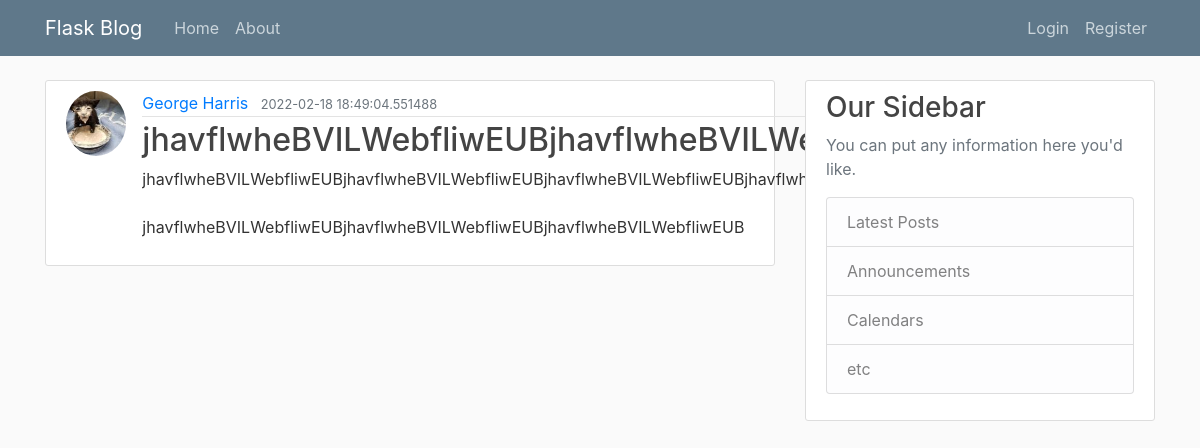
The app's page /post/22 with its own data.
### core/models.py (models this page shows, shortened)
class User(db.Model, UserMixin):
    id = db.Column(db.Integer, primary_key=True)
    username = db.Column(db.String(20), unique=True, nullable=False)
    email = db.Column(db.String(120), unique=True, nullable=False)
    image_file = db.Column(db.String(20), nullable=False, default='default.jpg')
    password = db.Column(db.String(60), nullable=False)
    posts = db.relationship('Post', backref='author', lazy=True)

class Post(db.Model):
    id = db.Column(db.Integer, primary_key=True)
    title = db.Column(db.String(100), nullable=False)
    date_posted = db.Column(db.DateTime, nullable=False, default=datetime.utcnow)
    content = db.Column(db.Text, nullable=False)
    user_id = db.Column(db.Integer, db.ForeignKey('user.id'), nullable=False)

### core/routes.py (the view)
@app.route("/post/<post_id>")
def post(post_id):
    post = Post.query.get_or_404(post_id)
    return render_template('post.html', title=post.title, post=post)

### core/Templates/post.html (shortened to what this page needs)
{% extends "layout.html" %}
{% block content %}
<article class="media content-section">
  <img class="rounded-circle article-img"
    src="{{ url_for('static', filename='profile_pics/' + post.author.image_file) }}">
  <div class="media-body">
    <div class="article-metadata">
      <a class="mr-2" href="{{ url_for('user_posts', username=post.author.username) }}#">{{ post.author.username }}</a>
      <small class="text-muted">{{ post.date_posted }}</small>
    </div>
    <h2 class="article-title">{{ post.title }}</h2>
    <p class="article-content">{{ post.content }}</p>
  </div>
</article>
{% endblock content %}

### core/static/main.css (style rules this page uses)
body { background: #fafafa; color: #333333; margin-top: 5rem; }
h1, h2, h3, h4, h5, h6 { color: #444444; }
.content-section { background: #ffffff; padding: 10px 20px; border: 1px solid #dddddd; border-radius: 3px; margin-bottom: 20px; }
.article-title { color: #444444; }
.article-content { white-space: pre-line; }
.article-img { height: 65px; width: 65px; margin-right: 16px; }
.article-metadata { padding-bottom: 1px; margin-bottom: 4px; border-bottom: 1px solid #e3e3e3 }

### records on screen
User: image_file (picture), author.username "George Harris"
Post: date_posted "2022-02-18 18:49:04.551488", title "jhavflwheBVILWebfliwEUBjhavflwheBVILWebfliwEUB", content "jhavflwheBVILWebfliwEUBjhavflwheBVILWebfliwEUBjhavflwheBVILWebfliwEUBjhavflwheBVILWebfliwEUBjhavflwheBVILWebfliwEUB jhavflwheBVILWebfliwEUBjhavflwheBVILWebfliwEUBjhavflwheBVILWebfliwEUB"
